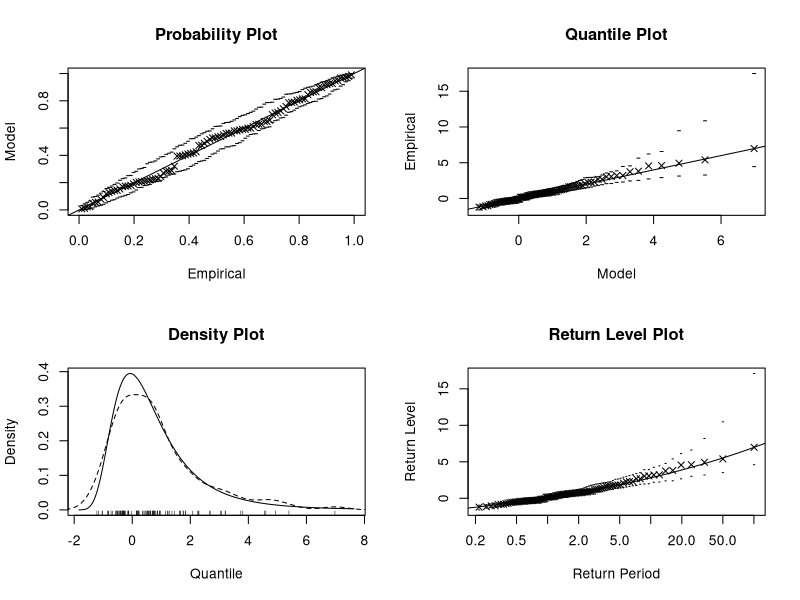

This figure's R source:
library(evd)


### Name: fgev
### Title: Maximum-likelihood Fitting of the Generalized Extreme Value
###   Distribution
### Aliases: fgev fitted.evd std.errors std.errors.evd vcov.evd print.evd
###   logLik.evd
### Keywords: models

### ** Examples

uvdata <- rgev(100, loc = 0.13, scale = 1.1, shape = 0.2)
trend <- (-49:50)/100
M1 <- fgev(uvdata, nsloc = trend, control = list(trace = 1))
M2 <- fgev(uvdata)
M3 <- fgev(uvdata, shape = 0)
M4 <- fgev(uvdata, scale = 1, shape = 0)
anova(M1, M2, M3, M4)
par(mfrow = c(2,2))
plot(M2)
## Not run: M2P <- profile(M2)
## Not run: plot(M2P)

rnd <- runif(100, min = -.5, max = .5)
fgev(uvdata, nsloc = data.frame(trend = trend, random = rnd))
fgev(uvdata, nsloc = data.frame(trend = trend, random = rnd), locrandom = 0)

uvdata <- rgev(100, loc = 0.13, scale = 1.1, shape = 0.2)
M1 <- fgev(uvdata, prob = 0.1)
M2 <- fgev(uvdata, prob = 0.01)
## Not run: M1P <- profile(M1, which = "quantile")
## Not run: M2P <- profile(M2, which = "quantile")
## Not run: plot(M1P)
## Not run: plot(M2P)
